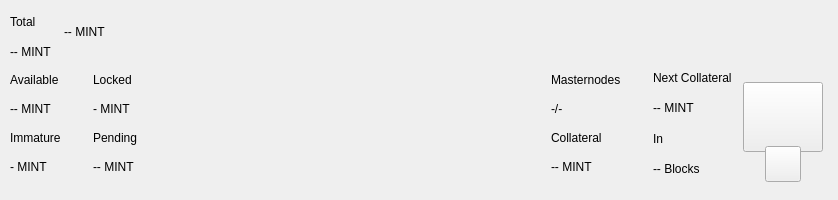
<?xml version="1.0" encoding="UTF-8"?>
<ui version="4.0">
 <class>TopBar</class>
 <widget class="QWidget" name="TopBar">
  <property name="geometry">
   <rect>
    <x>0</x>
    <y>0</y>
    <width>838</width>
    <height>200</height>
   </rect>
  </property>
  <property name="minimumSize">
   <size>
    <width>0</width>
    <height>200</height>
   </size>
  </property>
  <property name="maximumSize">
   <size>
    <width>16777215</width>
    <height>200</height>
   </size>
  </property>
  <property name="windowTitle">
   <string>Form</string>
  </property>
  <layout class="QVBoxLayout" name="verticalLayout_10" stretch="0">
   <property name="spacing">
    <number>0</number>
   </property>
   <property name="leftMargin">
    <number>0</number>
   </property>
   <property name="topMargin">
    <number>0</number>
   </property>
   <property name="rightMargin">
    <number>0</number>
   </property>
   <property name="bottomMargin">
    <number>0</number>
   </property>
   <item>
    <widget class="PFBorderImage" name="containerTop">
     <layout class="QVBoxLayout" name="verticalLayout_11">
      <property name="spacing">
       <number>0</number>
      </property>
      <property name="leftMargin">
       <number>0</number>
      </property>
      <property name="topMargin">
       <number>0</number>
      </property>
      <property name="rightMargin">
       <number>0</number>
      </property>
      <property name="bottomMargin">
       <number>0</number>
      </property>
      <item>
       <widget class="QWidget" name="top_container_2" native="true">
        <property name="minimumSize">
         <size>
          <width>0</width>
          <height>65</height>
         </size>
        </property>
        <layout class="QHBoxLayout" name="top_container">
         <property name="spacing">
          <number>0</number>
         </property>
         <property name="leftMargin">
          <number>10</number>
         </property>
         <property name="topMargin">
          <number>0</number>
         </property>
         <property name="rightMargin">
          <number>10</number>
         </property>
         <property name="bottomMargin">
          <number>0</number>
         </property>
         <item>
          <layout class="QHBoxLayout" name="horizontalLayout_4">
           <property name="spacing">
            <number>12</number>
           </property>
           <property name="rightMargin">
            <number>0</number>
           </property>
           <item>
            <widget class="QWidget" name="widgetAmount" native="true">
             <layout class="QVBoxLayout" name="verticalLayout_2">
              <property name="spacing">
               <number>2</number>
              </property>
              <property name="leftMargin">
               <number>0</number>
              </property>
              <property name="topMargin">
               <number>8</number>
              </property>
              <property name="rightMargin">
               <number>0</number>
              </property>
              <property name="bottomMargin">
               <number>0</number>
              </property>
              <item>
               <widget class="QLabel" name="labelTitle1">
                <property name="text">
                 <string>Total</string>
                </property>
               </widget>
              </item>
              <item>
               <widget class="QLabel" name="labelAmountBib">
                <property name="text">
                 <string notr="true">-- MINT</string>
                </property>
               </widget>
              </item>
             </layout>
            </widget>
           </item>
           <item alignment="Qt::AlignVCenter">
            <widget class="QWidget" name="widgetTopAmount" native="true">
             <property name="sizePolicy">
              <sizepolicy hsizetype="Preferred" vsizetype="Maximum">
               <horstretch>0</horstretch>
               <verstretch>0</verstretch>
              </sizepolicy>
             </property>
             <layout class="QHBoxLayout" name="horizontalLayout_5">
              <property name="spacing">
               <number>0</number>
              </property>
              <property name="leftMargin">
               <number>0</number>
              </property>
              <property name="topMargin">
               <number>0</number>
              </property>
              <property name="rightMargin">
               <number>0</number>
              </property>
              <property name="bottomMargin">
               <number>0</number>
              </property>
              <item alignment="Qt::AlignTop">
               <widget class="QLabel" name="labelAmountTopBib">
                <property name="minimumSize">
                 <size>
                  <width>0</width>
                  <height>36</height>
                 </size>
                </property>
                <property name="styleSheet">
                 <string notr="true">padding:0px;margin:0px;</string>
                </property>
                <property name="text">
                 <string notr="true">-- MINT</string>
                </property>
               </widget>
              </item>
             </layout>
            </widget>
           </item>
           <item>
            <spacer name="horizontalSpacer">
             <property name="orientation">
              <enum>Qt::Horizontal</enum>
             </property>
             <property name="sizeHint" stdset="0">
              <size>
               <width>40</width>
               <height>20</height>
              </size>
             </property>
            </spacer>
           </item>
           <item alignment="Qt::AlignRight">
            <widget class="QWidget" name="layoutSync" native="true">
             <property name="minimumSize">
              <size>
               <width>0</width>
               <height>36</height>
              </size>
             </property>
             <property name="maximumSize">
              <size>
               <width>16777215</width>
               <height>36</height>
              </size>
             </property>
             <layout class="QVBoxLayout" name="verticalLayout_9">
              <property name="leftMargin">
               <number>0</number>
              </property>
              <property name="topMargin">
               <number>0</number>
              </property>
              <property name="rightMargin">
               <number>0</number>
              </property>
              <property name="bottomMargin">
               <number>0</number>
              </property>
              <item>
               <widget class="ExpandableButton" name="pushButtonSync" native="true">
                <property name="minimumSize">
                 <size>
                  <width>36</width>
                  <height>36</height>
                 </size>
                </property>
                <property name="maximumSize">
                 <size>
                  <width>16777215</width>
                  <height>36</height>
                 </size>
                </property>
               </widget>
              </item>
             </layout>
            </widget>
           </item>
           <item>
            <widget class="ExpandableButton" name="pushButtonHDUpgrade" native="true">
             <property name="minimumSize">
              <size>
               <width>36</width>
               <height>36</height>
              </size>
             </property>
             <property name="maximumSize">
              <size>
               <width>16777215</width>
               <height>36</height>
              </size>
             </property>
            </widget>
           </item>
           <item>
            <widget class="ExpandableButton" name="pushButtonStack" native="true">
             <property name="minimumSize">
              <size>
               <width>36</width>
               <height>36</height>
              </size>
             </property>
             <property name="maximumSize">
              <size>
               <width>16777215</width>
               <height>36</height>
              </size>
             </property>
            </widget>
           </item>
           <item>
            <widget class="ExpandableButton" name="pushButtonConf" native="true">
             <property name="minimumSize">
              <size>
               <width>36</width>
               <height>36</height>
              </size>
             </property>
             <property name="maximumSize">
              <size>
               <width>16777215</width>
               <height>36</height>
              </size>
             </property>
            </widget>
           </item>
           <item>
            <widget class="ExpandableButton" name="pushButtonMasternodes" native="true">
             <property name="minimumSize">
              <size>
               <width>36</width>
               <height>36</height>
              </size>
             </property>
             <property name="maximumSize">
              <size>
               <width>16777215</width>
               <height>36</height>
              </size>
             </property>
            </widget>
           </item>
           <item>
            <widget class="ExpandableButton" name="pushButtonConsole" native="true">
             <property name="minimumSize">
              <size>
               <width>36</width>
               <height>36</height>
              </size>
             </property>
             <property name="maximumSize">
              <size>
               <width>16777215</width>
               <height>36</height>
              </size>
             </property>
            </widget>
           </item>
           <item>
            <widget class="ExpandableButton" name="pushButtonConnection" native="true">
             <property name="minimumSize">
              <size>
               <width>36</width>
               <height>36</height>
              </size>
             </property>
             <property name="maximumSize">
              <size>
               <width>16777215</width>
               <height>36</height>
              </size>
             </property>
            </widget>
           </item>
           <item>
            <widget class="ExpandableButton" name="pushButtonTor" native="true">
             <property name="minimumSize">
              <size>
               <width>36</width>
               <height>36</height>
              </size>
             </property>
             <property name="maximumSize">
              <size>
               <width>16777215</width>
               <height>36</height>
              </size>
             </property>
            </widget>
           </item>
           <item>
            <widget class="ExpandableButton" name="pushButtonLock" native="true">
             <property name="sizePolicy">
              <sizepolicy hsizetype="Expanding" vsizetype="Expanding">
               <horstretch>0</horstretch>
               <verstretch>0</verstretch>
              </sizepolicy>
             </property>
             <property name="minimumSize">
              <size>
               <width>36</width>
               <height>0</height>
              </size>
             </property>
             <property name="maximumSize">
              <size>
               <width>16777215</width>
               <height>36</height>
              </size>
             </property>
            </widget>
           </item>
           <item>
            <widget class="ExpandableButton" name="pushButtonTheme" native="true">
             <property name="minimumSize">
              <size>
               <width>36</width>
               <height>36</height>
              </size>
             </property>
             <property name="maximumSize">
              <size>
               <width>16777215</width>
               <height>36</height>
              </size>
             </property>
            </widget>
           </item>
           <item>
            <widget class="ExpandableButton" name="pushButtonFAQ" native="true">
             <property name="minimumSize">
              <size>
               <width>36</width>
               <height>36</height>
              </size>
             </property>
             <property name="maximumSize">
              <size>
               <width>16777215</width>
               <height>36</height>
              </size>
             </property>
            </widget>
           </item>
          </layout>
         </item>
        </layout>
       </widget>
      </item>
      <item>
       <widget class="QWidget" name="bottom_container" native="true">
        <property name="minimumSize">
         <size>
          <width>0</width>
          <height>135</height>
         </size>
        </property>
        <layout class="QHBoxLayout" name="botton_container">
         <property name="leftMargin">
          <number>10</number>
         </property>
         <property name="topMargin">
          <number>0</number>
         </property>
         <property name="rightMargin">
          <number>10</number>
         </property>
         <property name="bottomMargin">
          <number>10</number>
         </property>
         <item>
          <layout class="QHBoxLayout" name="horizontalLayout_3">
           <property name="spacing">
            <number>0</number>
           </property>
           <property name="bottomMargin">
            <number>9</number>
           </property>
           <item>
            <layout class="QVBoxLayout" name="verticalLayout_7">
             <property name="spacing">
              <number>0</number>
             </property>
             <property name="leftMargin">
              <number>0</number>
             </property>
             <property name="rightMargin">
              <number>0</number>
             </property>
             <item>
              <layout class="QHBoxLayout" name="horizontalLayout_2">
               <property name="spacing">
                <number>0</number>
               </property>
               <item>
                <layout class="QVBoxLayout" name="verticalLayout_6">
                 <item>
                  <widget class="QLabel" name="labelTitle5">
                   <property name="text">
                    <string>Available</string>
                   </property>
                  </widget>
                 </item>
                 <item>
                  <widget class="QLabel" name="labelAvailableBib">
                   <property name="text">
                    <string>-- MINT</string>
                   </property>
                  </widget>
                 </item>
                 <item>
                  <widget class="QLabel" name="labelTitle4">
                   <property name="text">
                    <string>Immature</string>
                   </property>
                  </widget>
                 </item>
                 <item>
                  <widget class="QLabel" name="labelImmatureBib">
                   <property name="text">
                    <string notr="true">- MINT</string>
                   </property>
                  </widget>
                 </item>
                </layout>
               </item>
               <item>
                <layout class="QVBoxLayout" name="verticalLayout_8">
                 <property name="leftMargin">
                  <number>32</number>
                 </property>
                 <item>
                  <widget class="QLabel" name="labelTitle6">
                   <property name="text">
                    <string>Locked</string>
                   </property>
                  </widget>
                 </item>
                 <item>
                  <widget class="QLabel" name="labelLockedBib">
                   <property name="text">
                    <string>- MINT</string>
                   </property>
                  </widget>
                 </item>
                 <item>
                  <widget class="QLabel" name="labelTitle3">
                   <property name="text">
                    <string>Pending</string>
                   </property>
                  </widget>
                 </item>
                 <item>
                  <widget class="QLabel" name="labelPendingBib">
                   <property name="text">
                    <string notr="true">-- MINT</string>
                   </property>
                  </widget>
                 </item>
                </layout>
               </item>
              </layout>
             </item>
            </layout>
           </item>
          </layout>
         </item>
         <item>
          <spacer name="horizontalSpacer_2">
           <property name="orientation">
            <enum>Qt::Horizontal</enum>
           </property>
           <property name="sizeHint" stdset="0">
            <size>
             <width>40</width>
             <height>20</height>
            </size>
           </property>
          </spacer>
         </item>
         <item>
          <layout class="QHBoxLayout" name="horizontalLayout_6">
           <property name="spacing">
            <number>0</number>
           </property>
           <property name="rightMargin">
            <number>0</number>
           </property>
           <property name="bottomMargin">
            <number>9</number>
           </property>
           <item>
            <layout class="QVBoxLayout" name="verticalLayout_5">
             <item>
              <widget class="QLabel" name="labelMasternodesTitle">
               <property name="text">
                <string>Masternodes</string>
               </property>
              </widget>
             </item>
             <item>
              <widget class="QLabel" name="labelMasternodeCount">
               <property name="text">
                <string>-/-</string>
               </property>
              </widget>
             </item>
             <item>
              <widget class="QLabel" name="labelTitle8">
               <property name="text">
                <string>Collateral</string>
               </property>
              </widget>
             </item>
             <item>
              <widget class="QLabel" name="labelCollateralBib">
               <property name="text">
                <string notr="true">-- MINT</string>
               </property>
              </widget>
             </item>
            </layout>
           </item>
           <item>
            <widget class="QWidget" name="widgetNextCollateral" native="true">
             <layout class="QVBoxLayout" name="verticalLayout_12">
              <property name="leftMargin">
               <number>32</number>
              </property>
              <property name="topMargin">
               <number>0</number>
              </property>
              <property name="rightMargin">
               <number>0</number>
              </property>
              <property name="bottomMargin">
               <number>0</number>
              </property>
              <item>
               <widget class="QLabel" name="labelNextMasternodesTitle">
                <property name="text">
                 <string>Next Collateral</string>
                </property>
               </widget>
              </item>
              <item>
               <widget class="QLabel" name="labelNextCollateralValue">
                <property name="text">
                 <string>-- MINT</string>
                </property>
               </widget>
              </item>
              <item>
               <widget class="QLabel" name="labelTitle9">
                <property name="text">
                 <string>In</string>
                </property>
               </widget>
              </item>
              <item>
               <widget class="QLabel" name="labelNextCollateralBlocks">
                <property name="text">
                 <string notr="true">-- Blocks</string>
                </property>
               </widget>
              </item>
             </layout>
            </widget>
           </item>
          </layout>
         </item>
         <item>
          <widget class="QWidget" name="qrContainer" native="true">
           <property name="sizePolicy">
            <sizepolicy hsizetype="Preferred" vsizetype="Minimum">
             <horstretch>0</horstretch>
             <verstretch>0</verstretch>
            </sizepolicy>
           </property>
           <property name="minimumSize">
            <size>
             <width>90</width>
             <height>110</height>
            </size>
           </property>
           <property name="maximumSize">
            <size>
             <width>90</width>
             <height>110</height>
            </size>
           </property>
           <layout class="QVBoxLayout" name="containerQR">
            <property name="spacing">
             <number>0</number>
            </property>
            <property name="leftMargin">
             <number>5</number>
            </property>
            <property name="topMargin">
             <number>10</number>
            </property>
            <property name="rightMargin">
             <number>5</number>
            </property>
            <property name="bottomMargin">
             <number>0</number>
            </property>
            <item>
             <widget class="QPushButton" name="btnQr">
              <property name="minimumSize">
               <size>
                <width>70</width>
                <height>70</height>
               </size>
              </property>
              <property name="maximumSize">
               <size>
                <width>16777215</width>
                <height>70</height>
               </size>
              </property>
              <property name="focusPolicy">
               <enum>Qt::NoFocus</enum>
              </property>
              <property name="text">
               <string/>
              </property>
              <property name="iconSize">
               <size>
                <width>70</width>
                <height>70</height>
               </size>
              </property>
             </widget>
            </item>
            <item>
             <spacer name="verticalSpacer">
              <property name="orientation">
               <enum>Qt::Vertical</enum>
              </property>
              <property name="sizeType">
               <enum>QSizePolicy::Fixed</enum>
              </property>
              <property name="sizeHint" stdset="0">
               <size>
                <width>20</width>
                <height>20</height>
               </size>
              </property>
             </spacer>
            </item>
            <item alignment="Qt::AlignHCenter|Qt::AlignBottom">
             <widget class="QPushButton" name="pushButtonQR">
              <property name="minimumSize">
               <size>
                <width>36</width>
                <height>36</height>
               </size>
              </property>
              <property name="maximumSize">
               <size>
                <width>36</width>
                <height>36</height>
               </size>
              </property>
              <property name="focusPolicy">
               <enum>Qt::NoFocus</enum>
              </property>
              <property name="text">
               <string/>
              </property>
             </widget>
            </item>
           </layout>
          </widget>
         </item>
        </layout>
       </widget>
      </item>
     </layout>
    </widget>
   </item>
  </layout>
 </widget>
 <customwidgets>
  <customwidget>
   <class>ExpandableButton</class>
   <extends>QWidget</extends>
   <header>qt/mintrax/expandablebutton.h</header>
   <container>1</container>
  </customwidget>
  <customwidget>
   <class>PFBorderImage</class>
   <extends>QFrame</extends>
   <header>qt/mintrax/pfborderimage.h</header>
   <container>1</container>
  </customwidget>
 </customwidgets>
 <resources/>
 <connections/>
</ui>
